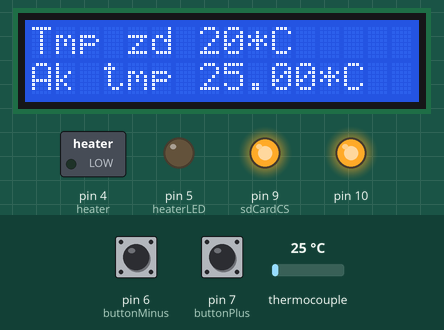
Recording of a sketch running on a simulated Arduino Uno, built with avr-gcc and run on an emulated ATmega328P. On the bench: 16×2 character LCD, switched loads named in the sketch (green lamp = pin HIGH), output pins drawn as LEDs (lit = HIGH). The test bench sets the inputs (shaded band); at power-on: thermocouple 25 °C, pin 6 (buttonMinus) HIGH, pin 7 (buttonPlus) HIGH. Storage starts empty; pins used as bus, display or sensor lines are not drawn; what the sketch prints to the serial monitor is not drawn.

Above: at 1.2 s.
1.3 s: thermocouple set to 22 °C
At 3.2 s:
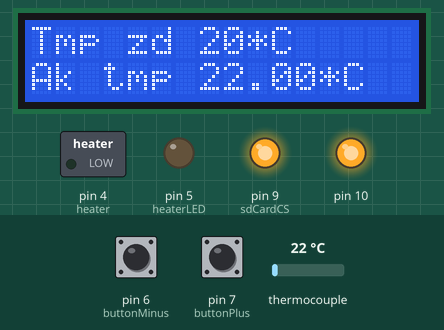
3.5 s: thermocouple set to 17 °C
At 4.7 s:
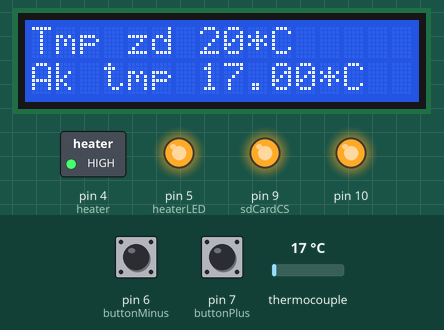
5.5 s: pin 6 (buttonMinus) pulled LOW for 1 s
At 7.4 s:
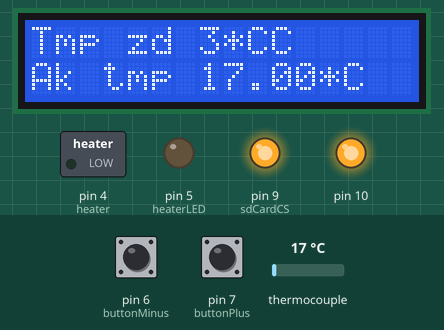
8.0 s: thermocouple set to 6 °C
At 9.3 s:
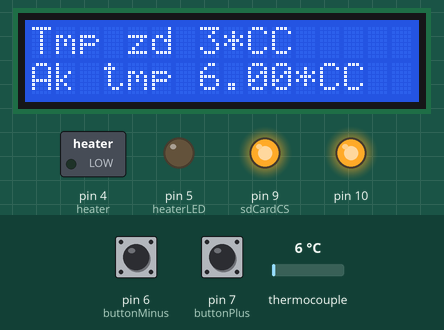
9.6 s: pin 7 (buttonPlus) pulled LOW for 3.2 s
At 13.2 s:
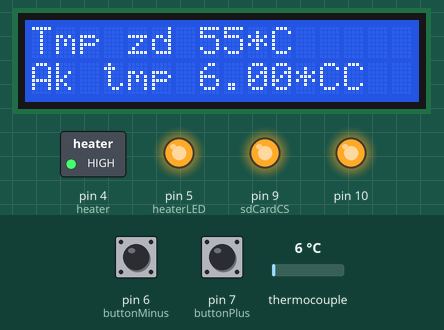
14.3 s: pin 6 (buttonMinus) pulled LOW for 3.2 s
At 18.1 s:
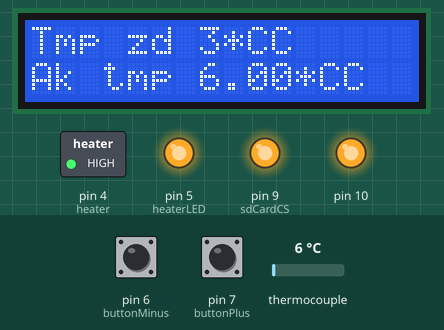
Timing chart, 0 to 19.8 s (numbered marks = the images above; inputs shaded):
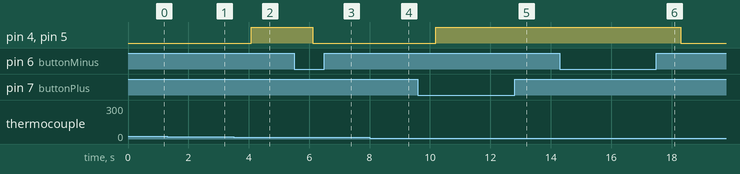

Measured:
- the behaviour switches between 20 and 19 °C on thermocouple (found by bisection; images 1 and 2)
- after the input at 1.3 s, the display: changes after 0.75 s (image 1)
- after the input at 3.5 s, pin 4 (heater), pin 5 (heaterLED): LOW → HIGH after 0.58 s; the display: changes after 0.58 s (image 2)
- after the input at 5.5 s, pin 4 (heater), pin 5 (heaterLED): HIGH → LOW after 0.61 s; the display: first changes at once (image 3 shows a later state)
- after the input at 8.0 s, the display: changes after 0.16 s (image 4)
- after the input at 9.6 s, pin 4 (heater), pin 5 (heaterLED): LOW → HIGH after 0.58 s; the display: first changes after 0.06 s (image 5 shows a later state)
- after the input at 14.3 s, pin 4 (heater), pin 5 (heaterLED): HIGH → LOW after 4.0 s; the display: first changes at once (image 6 shows a later state)

The sketch:

konwersjaWodoru.ino
```cpp
#include <Adafruit_MAX31856.h>
#include <LiquidCrystal_I2C.h>
#include <SPI.h>
#include <SD.h>

#define buttonMinus 6 //pin do zmniejszania temperatury
#define buttonPlus 7 //pin do zwiększenia temperatury

#define serialClock 13 //musi być ten sam co dla karty sd
#define chipSelect 2 //cs przetwornika max31856
#define diMosi 11 //termopara SDI
#define doMiso 12 //termopara SDO

#define heater 4 //pin do przekaźnika do grzałki
#define heaterLED 5 //pin który pokazuje kiedy jest włączona grzałka

#define sdCardCS 9 //pin cs do karty sd
String fileName="KonWod"; //maksymalnie 8 znaków (nazwa+numer=8)
bool useSDcard=true; //daj na true jeśli chcesz użyć zapisywania pomiarów

const int buttonStep=1;
int setTemperature=20;
double temperature;

unsigned long lastReadTime=0;
unsigned long readInterval=1000;
unsigned long lastClickTime=0;
unsigned long clickInterval=50; //można zmienić jeśli się chce szybciej/wolniej zmieniać temperaturę

Adafruit_MAX31856 thermocouple=Adafruit_MAX31856(chipSelect);
LiquidCrystal_I2C lcd(0x26,16,2);

void setup() {
  Serial.begin(9600);
  SPI.begin();
  if(!thermocouple.begin()){
    Serial.println("Nie znaleziono termopary!");
  }
  Serial.println("Projekt \"Konwersji Wodoru\" koła naukowego \"Grzała\"");

  thermocouple.setThermocoupleType(MAX31856_TCTYPE_K);
  lcd.init();
  lcd.backlight();
  pinMode(buttonMinus,INPUT_PULLUP);
  pinMode(buttonPlus,INPUT_PULLUP);
  pinMode(heater,OUTPUT);
  pinMode(heaterLED,OUTPUT);
  digitalWrite(heater,LOW);
  digitalWrite(heaterLED,LOW);

  pinMode(chipSelect, OUTPUT);
  digitalWrite(chipSelect, HIGH);
  pinMode(sdCardCS, OUTPUT);
  digitalWrite(sdCardCS, HIGH);

  if(useSDcard){ //czy karta SD działa
    if(!SD.begin(sdCardCS)){
      Serial.println("Błąd inicjalizacji karty!");
      while(1); //zatrzymaj program
    }
    Serial.println("Karta gotowa!");
    String tempFileName="";
    int fileNumber=1;
    while(1){
      tempFileName=fileName+String(fileNumber);
      if(!SD.exists(tempFileName+".TXT")){
        fileName=tempFileName;
        break;
      }
      fileNumber++;
    }
  }
}

void loop() {
  if((millis()-lastClickTime)>clickInterval){ //zmiana temperatury
    if(digitalRead(buttonPlus)==LOW){
      setTemperature+=buttonStep;
    }
    if(digitalRead(buttonMinus)==LOW){
      setTemperature-=buttonStep;
    }
    lcd.setCursor(0,0);
    lcd.print("Tmp zd ");
    lcd.print(setTemperature);
    lcd.print("*C");
    lastClickTime=millis();
  }

  if((millis()-lastReadTime)>=readInterval){ //odczyt temperatury
    temperature=thermocouple.readThermocoupleTemperature();
    lcd.setCursor(0,1);
    lcd.print("Ak tmp ");
    lcd.print(temperature);
    lcd.print("*C");
    lastReadTime=millis();
    if(useSDcard){ //zapis na kaercie SD
      File myFile=SD.open(fileName+".TXT",FILE_WRITE);
      if(myFile){
        myFile.print(millis());
        myFile.print(" ");
        myFile.println(temperature);
        myFile.close();
        Serial.print("Zapisano temperature: ");
        Serial.println(temperature);
      }else{
          Serial.print("Błąd otwarcia pliku ");
          Serial.println(fileName);
      }
    }
    if(temperature<setTemperature){ //logika do sterowania temperaturą
        digitalWrite(heater,HIGH);
        digitalWrite(heaterLED,HIGH);
    }else{
        digitalWrite(heater,LOW);
        digitalWrite(heaterLED,LOW);
    }
  }

}
```
